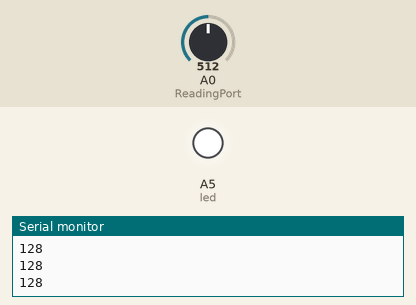
This sketch was run on a simulated Arduino Uno, built with avr-gcc and run on an emulated ATmega328P. Shown: output pins drawn as LEDs (lit = HIGH), the last lines printed to the serial monitor. The inputs (shaded band) are chosen by the test bench; at power-on: A0 (ReadingPort) = 512.

Above: at 1.3 s.
1.4 s: A0 (ReadingPort) set to 497
At 2.7 s:
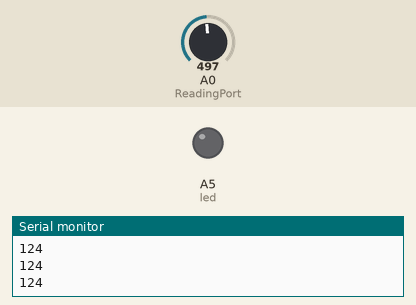
3.0 s: A0 (ReadingPort) set to 716
At 4.1 s:
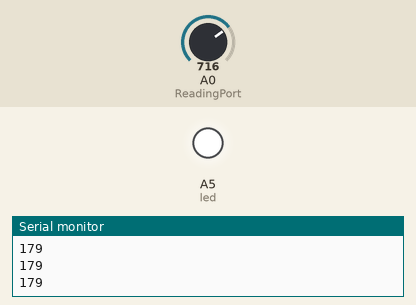
4.5 s: A0 (ReadingPort) set to 511
At 5.3 s:
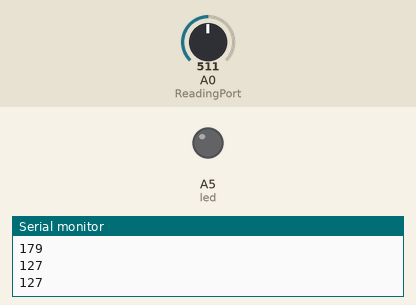
Timing chart, 0 to 7.5 s (numbered marks = the images above; inputs shaded):
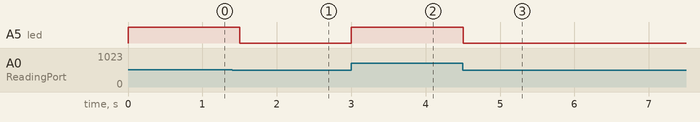

Measured:
- the behaviour switches between 512 and 511 on A0 (ReadingPort) (found by bisection; images 0 and 1)
- after the input at 1.4 s, A5 (led): HIGH → LOW after 0.10 s
- after the input at 3.0 s, A5 (led): LOW → HIGH at once
- after the input at 4.5 s, A5 (led): HIGH → LOW at once

The sketch:

sketch.ino
```cpp
#define ReadingPort A0
int led = A5;
int intensidad;

void setup() {
 pinMode(led, OUTPUT);
 Serial.begin(9600);

}
void loop() {
intensidad = analogRead(ReadingPort)/4;
analogWrite(led, intensidad);
Serial.println(intensidad);
delay(500);
}
```
